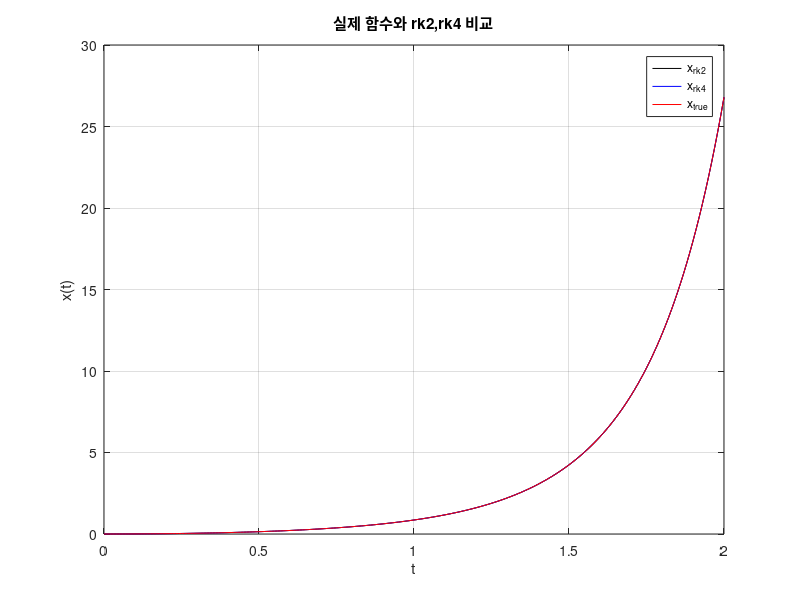

MATLAB code to generate this figure:
clc;clear;
f = @(t, x) t + 2*x*t;  % 함수 정의
x_exact = @(t) 0.5 * (exp(t.^2) - 1); % 실제 함수
t0 = 0; x0 = 0; % 초기 조건

t_end = 2;
h = 0.01;
N = (t_end - t0) / h; % 문제에 주어진 조건

t= t0:h:t_end;
x_rk2= zeros(1, N+1);  x_rk4= zeros(1, N+1);
x_rk2(1) = x0; x_rk4(1) = x0; %t,x 행렬 만들기

%2차 runge_kutta
for i = 1:N
    k1 = f(t(i), x_rk2(i));
    k2 = f(t(i) + h/2, x_rk2(i) + h*k1/2);
    x_rk2(i+1) = x_rk2(i) + h*k2;
end

%4차 runge_kutta
for j = 1:N
    k1 = f(t(j), x_rk4(j));
    k2 = f(t(j) + h/2, x_rk4(j) + h*k1/2);
    k3 = f(t(j) + h/2, x_rk4(j) + h*k2/2);
    k4 = f(t(j) + h, x_rk4(j) + h*k3);
    x_rk4(j+1) = x_rk4(j) + h/6*(k1 + 2*k2 + 2*k3 + k4);
end

%실제 함수
x_true=x_exact(t);

error2=max(abs(x_true-x_rk2))
error4=max(abs(x_true-x_rk4))
h2=error4/error2 %O(h^4)와 O(h^2)가 약 1/h^2배 만큼 차이나는 것을 확인

% 결과 그래프
plot(t, x_rk2, 'k-'); hold on;
plot(t, x_rk4, 'b-')
plot(t, x_true, 'r-')
xlabel('t');
ylabel('x(t)');
legend('x_r_k_2','x_r_k_4','x_t_r_u_e')
title('실제 함수와 rk2,rk4 비교');
grid on;
